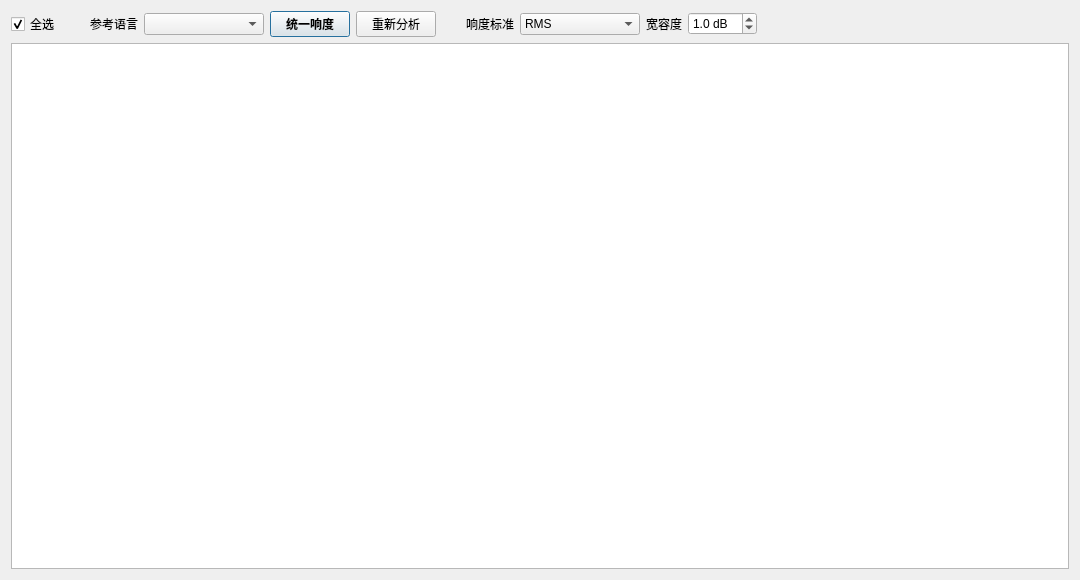
<?xml version="1.0" encoding="UTF-8"?>
<ui version="4.0">
 <class>MultiLanguageCompare</class>
 <widget class="QDialog" name="MultiLanguageCompare">
  <property name="geometry">
   <rect>
    <x>0</x>
    <y>0</y>
    <width>1080</width>
    <height>580</height>
   </rect>
  </property>
  <property name="minimumSize">
   <size>
    <width>820</width>
    <height>420</height>
   </size>
  </property>
  <property name="windowTitle">
   <string>多语言对比</string>
  </property>
  <layout class="QVBoxLayout" name="verticalLayout">
   <item>
    <layout class="QHBoxLayout" name="toolsRow">
     <item>
      <widget class="QCheckBox" name="cbxSelectAll">
       <property name="checked">
        <bool>true</bool>
       </property>
       <property name="text">
        <string>全选</string>
       </property>
      </widget>
     </item>
     <item>
      <spacer name="selectAllSpacer">
       <property name="orientation">
        <enum>Qt::Horizontal</enum>
       </property>
       <property name="sizeType">
        <enum>QSizePolicy::Fixed</enum>
       </property>
       <property name="sizeHint" stdset="0">
        <size>
         <width>24</width>
         <height>20</height>
        </size>
       </property>
      </spacer>
     </item>
     <item>
      <widget class="QLabel" name="lblReferenceLanguage">
       <property name="text">
        <string>参考语言</string>
       </property>
      </widget>
     </item>
     <item>
      <widget class="QComboBox" name="cbbReferenceLanguage">
       <property name="minimumSize">
        <size>
         <width>120</width>
         <height>0</height>
        </size>
       </property>
      </widget>
     </item>
     <item>
      <widget class="QPushButton" name="btnUnifyLoudness">
       <property name="font">
        <font>
         <bold>true</bold>
        </font>
       </property>
       <property name="text">
        <string>统一响度</string>
       </property>
      </widget>
     </item>
     <item>
      <widget class="QPushButton" name="btnRefresh">
       <property name="text">
        <string>重新分析</string>
       </property>
      </widget>
     </item>
     <item>
      <spacer name="toolsSpacer">
       <property name="orientation">
        <enum>Qt::Horizontal</enum>
       </property>
       <property name="sizeType">
        <enum>QSizePolicy::Fixed</enum>
       </property>
       <property name="sizeHint" stdset="0">
        <size>
         <width>24</width>
         <height>20</height>
        </size>
       </property>
      </spacer>
     </item>
     <item>
      <widget class="QLabel" name="lblLoudnessStandard">
       <property name="text">
        <string>响度标准</string>
       </property>
      </widget>
     </item>
     <item>
      <widget class="QComboBox" name="cbbLoudnessStandard">
       <property name="minimumSize">
        <size>
         <width>120</width>
         <height>0</height>
        </size>
       </property>
       <item>
        <property name="text">
         <string>RMS</string>
        </property>
       </item>
       <item>
        <property name="text">
         <string>LUFS</string>
        </property>
       </item>
      </widget>
     </item>
     <item>
      <widget class="QLabel" name="lblTolerance">
       <property name="text">
        <string>宽容度</string>
       </property>
      </widget>
     </item>
     <item>
      <widget class="QDoubleSpinBox" name="spbTolerance">
       <property name="suffix">
        <string> dB</string>
       </property>
       <property name="decimals">
        <number>1</number>
       </property>
       <property name="minimum">
        <double>0.000000000000000</double>
       </property>
       <property name="maximum">
        <double>20.000000000000000</double>
       </property>
       <property name="singleStep">
        <double>0.500000000000000</double>
       </property>
       <property name="value">
        <double>1.000000000000000</double>
       </property>
      </widget>
     </item>
     <item>
      <spacer name="settingsSpacer">
       <property name="orientation">
        <enum>Qt::Horizontal</enum>
       </property>
       <property name="sizeHint" stdset="0">
        <size>
         <width>40</width>
         <height>20</height>
        </size>
       </property>
      </spacer>
     </item>
    </layout>
   </item>
   <item>
    <widget class="QTableWidget" name="tblCompare">
     <property name="editTriggers">
      <set>QAbstractItemView::NoEditTriggers</set>
     </property>
     <property name="alternatingRowColors">
      <bool>true</bool>
     </property>
     <property name="selectionBehavior">
      <enum>QAbstractItemView::SelectRows</enum>
     </property>
    </widget>
   </item>
  </layout>
 </widget>
 <resources/>
 <connections/>
</ui>
